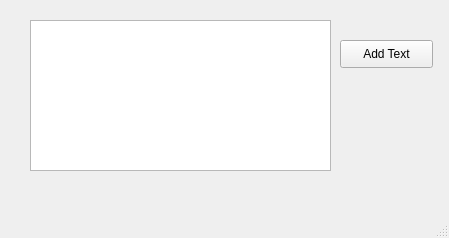
<?xml version="1.0" encoding="UTF-8"?>
<ui version="4.0">
 <class>MainWindow</class>
 <widget class="QMainWindow" name="MainWindow">
  <property name="geometry">
   <rect>
    <x>0</x>
    <y>0</y>
    <width>449</width>
    <height>238</height>
   </rect>
  </property>
  <property name="windowTitle">
   <string>QPlainTextEdit_eg1</string>
  </property>
  <widget class="QWidget" name="centralwidget">
   <widget class="QPlainTextEdit" name="plainTextEdit">
    <property name="geometry">
     <rect>
      <x>30</x>
      <y>20</y>
      <width>301</width>
      <height>151</height>
     </rect>
    </property>
   </widget>
   <widget class="QPushButton" name="mybtn">
    <property name="geometry">
     <rect>
      <x>340</x>
      <y>40</y>
      <width>93</width>
      <height>28</height>
     </rect>
    </property>
    <property name="text">
     <string>Add Text</string>
    </property>
   </widget>
   <widget class="QLabel" name="mylbl">
    <property name="geometry">
     <rect>
      <x>30</x>
      <y>180</y>
      <width>301</width>
      <height>16</height>
     </rect>
    </property>
    <property name="font">
     <font>
      <family>Calibri</family>
      <pointsize>10</pointsize>
      <weight>75</weight>
      <bold>true</bold>
     </font>
    </property>
    <property name="text">
     <string/>
    </property>
   </widget>
  </widget>
  <widget class="QStatusBar" name="statusbar"/>
 </widget>
 <resources/>
 <connections/>
</ui>
